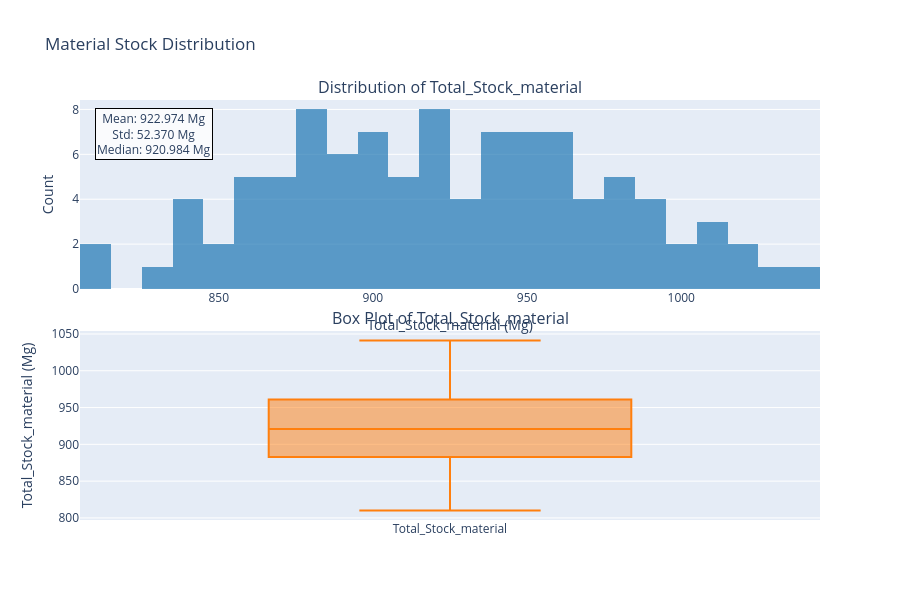
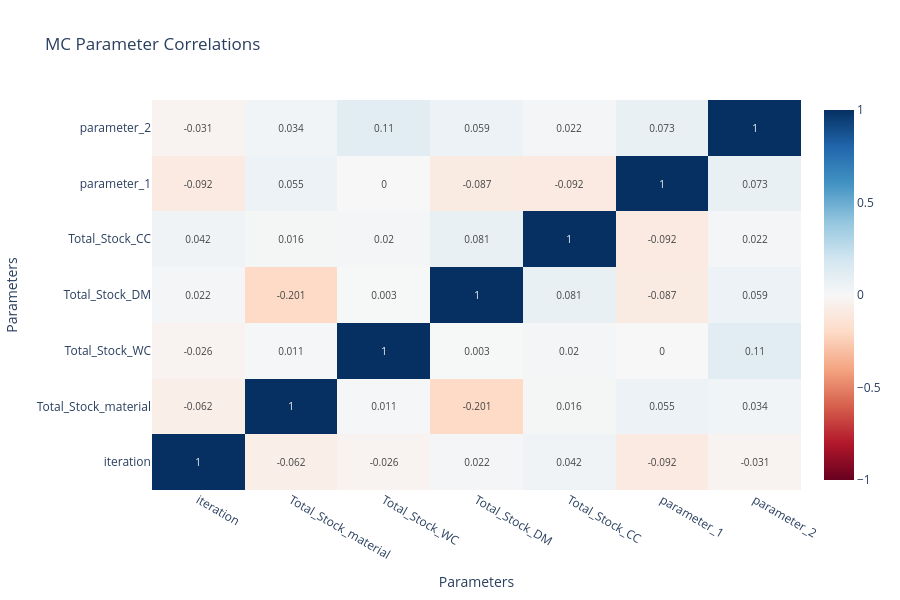
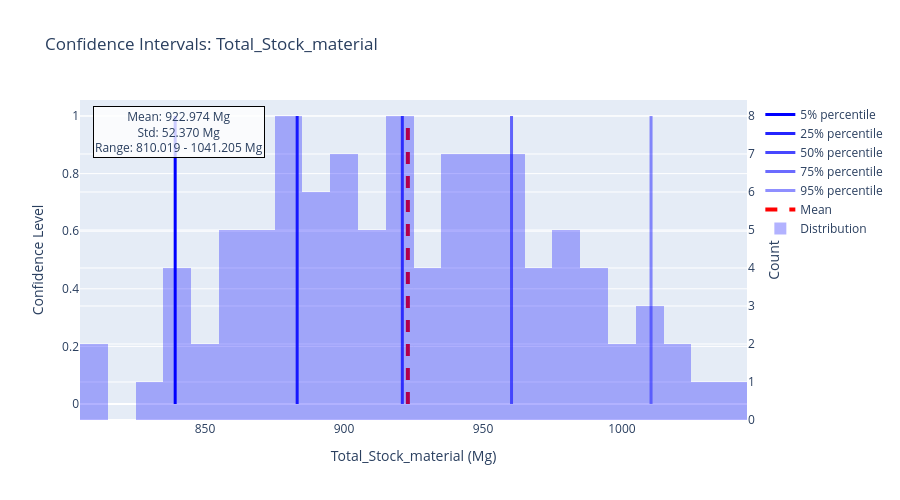

Here is the notebook cell these charts were saved with, in order:
### Code cell
# Individual MC plots
print("\n📊 Creating individual Monte Carlo plots...")
try:
    if has_mc and 'mc_results' in locals():
        # Individual MC plots using existing functions
        plotting.plot_mc_distribution(mc_results, 'Total_Stock_material', 'Mg', 'Material Stock Distribution')
        plotting.plot_mc_correlation_matrix(mc_results, title='MC Parameter Correlations')
        plotting.plot_mc_confidence_intervals(mc_results, 'Total_Stock_material', unit='Mg')
        print("✅ Individual Monte Carlo plots created")
        print("   📊 Distribution: Histogram and box plot analysis")
        print("   🔗 Correlation: Parameter relationship matrix")
        print("   📈 Confidence: Percentile-based uncertainty analysis")
    else:
        print("ℹ️ No MC results available for individual plots")
except Exception as e:
    print(f"⚠️ Could not create individual MC plots: {e}")

### Figure 1 — Plotly figure (JSON) as saved in the notebook; plotly's stock layout.template omitted (floating-point values rounded to 4 significant figures)
{"data": [{"marker": {"color": "#1f77b4"}, "name": "Distribution", "nbinsx": 30, "opacity": 0.7, "type": "histogram", "x": [1018.0, 928.5, 859.2, 932.0, 901.8, 947.7, 973.4, 936.8, 859.3, 977.5, 1041.0, 908.6, 860.7, 951.8, 868.8, 883.8, 877.3, 932.1, 959.5, 845.5, 866.5, 886.6, 985.0, 877.5, 874.0, 940.5, 905.2, 1028.0, 997.8, 974.5, 1011.0, 949.2, 962.7, 963.0, 968.2, 838.0, 937.6, 934.7, 977.0, 846.4, 895.4, 921.6, 890.8, 937.8, 879.0, 949.4, 893.9, 901.9, 891.6, 990.7, 954.0, 872.6, 839.3, 918.6, 864.4, 922.3, 810.0, 811.9, 980.2, 862.5, 870.2, 963.2, 958.5, 980.6, 904.9, 942.8, 969.0, 916.1, 991.2, 954.2, 959.0, 953.3, 991.8, 1007.0, 886.3, 916.2, 989.8, 905.4, 944.1, 893.6, 908.9, 883.6, 957.7, 906.6, 881.9, 876.5, 895.5, 920.4, 898.1, 1018.0, 942.5, 919.7, 844.7, 995.3, 879.2, 896.9, 923.1, 1010.0, 830.8, 836.2], "xaxis": "x", "yaxis": "y"}, {"boxpoints": "outliers", "marker": {"color": "#ff7f0e"}, "name": "Total_Stock_material", "type": "box", "xaxis": "x2", "y": [1018.0, 928.5, 859.2, 932.0, 901.8, 947.7, 973.4, 936.8, 859.3, 977.5, 1041.0, 908.6, 860.7, 951.8, 868.8, 883.8, 877.3, 932.1, 959.5, 845.5, 866.5, 886.6, 985.0, 877.5, 874.0, 940.5, 905.2, 1028.0, 997.8, 974.5, 1011.0, 949.2, 962.7, 963.0, 968.2, 838.0, 937.6, 934.7, 977.0, 846.4, 895.4, 921.6, 890.8, 937.8, 879.0, 949.4, 893.9, 901.9, 891.6, 990.7, 954.0, 872.6, 839.3, 918.6, 864.4, 922.3, 810.0, 811.9, 980.2, 862.5, 870.2, 963.2, 958.5, 980.6, 904.9, 942.8, 969.0, 916.1, 991.2, 954.2, 959.0, 953.3, 991.8, 1007.0, 886.3, 916.2, 989.8, 905.4, 944.1, 893.6, 908.9, 883.6, 957.7, 906.6, 881.9, 876.5, 895.5, 920.4, 898.1, 1018.0, 942.5, 919.7, 844.7, 995.3, 879.2, 896.9, 923.1, 1010.0, 830.8, 836.2], "yaxis": "y2"}], "layout": {"annotations": [{"font": {"size": 16}, "showarrow": false, "text": "Distribution of Total_Stock_material", "x": 0.5, "xanchor": "center", "xref": "paper", "y": 1, "yanchor": "bottom", "yref": "paper"}, {"font": {"size": 16}, "showarrow": false, "text": "Box Plot of Total_Stock_material", "x": 0.5, "xanchor": "center", "xref": "paper", "y": 0.45, "yanchor": "bottom", "yref": "paper"}, {"bgcolor": "rgba(255,255,255,0.8)", "bordercolor": "black", "borderwidth": 1, "showarrow": false, "text": "Mean: 922.974 Mg<br>Std: 52.370 Mg<br>Median: 920.984 Mg", "x": 0.02, "xref": "paper", "y": 0.98, "yref": "paper"}], "height": 600, "showlegend": false, "title": {"text": "Material Stock Distribution"}, "xaxis": {"anchor": "y", "domain": [0, 1], "title": {"text": "Total_Stock_material (Mg)"}}, "xaxis2": {"anchor": "y2", "domain": [0, 1]}, "yaxis": {"anchor": "x", "domain": [0.55, 1], "title": {"text": "Count"}}, "yaxis2": {"anchor": "x2", "domain": [0, 0.45], "title": {"text": "Total_Stock_material (Mg)"}}}}

### Figure 2 — Plotly figure (JSON) as saved in the notebook; plotly's stock layout.template omitted (floating-point values rounded to 4 significant figures)
{"data": [{"colorscale": [[0, "rgb(103,0,31)"], [0.1, "rgb(178,24,43)"], [0.2, "rgb(214,96,77)"], [0.3, "rgb(244,165,130)"], [0.4, "rgb(253,219,199)"], [0.5, "rgb(247,247,247)"], [0.6, "rgb(209,229,240)"], [0.7, "rgb(146,197,222)"], [0.8, "rgb(67,147,195)"], [0.9, "rgb(33,102,172)"], [1, "rgb(5,48,97)"]], "hoverongaps": false, "text": [[1, -0.062, -0.026, 0.022, 0.042, -0.092, -0.031], [-0.062, 1, 0.011, -0.201, 0.016, 0.055, 0.034], [-0.026, 0.011, 1, 0.003, 0.02, 0, 0.11], [0.022, -0.201, 0.003, 1, 0.081, -0.087, 0.059], [0.042, 0.016, 0.02, 0.081, 1, -0.092, 0.022], [-0.092, 0.055, 0, -0.087, -0.092, 1, 0.073], [-0.031, 0.034, 0.11, 0.059, 0.022, 0.073, 1]], "textfont": {"size": 10}, "texttemplate": "%{text}", "type": "heatmap", "x": ["iteration", "Total_Stock_material", "Total_Stock_WC", "Total_Stock_DM", "Total_Stock_CC", "parameter_1", "parameter_2"], "y": ["iteration", "Total_Stock_material", "Total_Stock_WC", "Total_Stock_DM", "Total_Stock_CC", "parameter_1", "parameter_2"], "z": [[1, -0.06209, -0.02615, 0.02226, 0.04226, -0.0917, -0.03075], [-0.06209, 1, 0.01135, -0.2013, 0.01599, 0.05535, 0.03436], [-0.02615, 0.01135, 1, 0.002808, 0.0196, 0.00022, 0.1101], [0.02226, -0.2013, 0.002808, 1, 0.08065, -0.08674, 0.05864], [0.04226, 0.01599, 0.0196, 0.08065, 1, -0.09246, 0.0218], [-0.0917, 0.05535, 0.00022, -0.08674, -0.09246, 1, 0.07298], [-0.03075, 0.03436, 0.1101, 0.05864, 0.0218, 0.07298, 1]], "zmid": 0}], "layout": {"height": 600, "title": {"text": "MC Parameter Correlations"}, "xaxis": {"title": {"text": "Parameters"}}, "yaxis": {"title": {"text": "Parameters"}}}}

### Figure 3 — Plotly figure (JSON) as saved in the notebook; plotly's stock layout.template omitted (floating-point values rounded to 4 significant figures)
{"data": [{"line": {"color": "rgba(0,0,255,1.0)", "width": 3}, "mode": "lines", "name": "5% percentile", "showlegend": true, "type": "scatter", "x": [839.2, 839.2], "y": [0, 1]}, {"line": {"color": "rgba(0,0,255,0.86)", "width": 3}, "mode": "lines", "name": "25% percentile", "showlegend": true, "type": "scatter", "x": [883.1, 883.1], "y": [0, 1]}, {"line": {"color": "rgba(0,0,255,0.72)", "width": 3}, "mode": "lines", "name": "50% percentile", "showlegend": true, "type": "scatter", "x": [921.0, 921.0], "y": [0, 1]}, {"line": {"color": "rgba(0,0,255,0.5800000000000001)", "width": 3}, "mode": "lines", "name": "75% percentile", "showlegend": true, "type": "scatter", "x": [960.3, 960.3], "y": [0, 1]}, {"line": {"color": "rgba(0,0,255,0.44000000000000006)", "width": 3}, "mode": "lines", "name": "95% percentile", "showlegend": true, "type": "scatter", "x": [1010.0, 1010.0], "y": [0, 1]}, {"line": {"color": "red", "dash": "dash", "width": 4}, "mode": "lines", "name": "Mean", "showlegend": true, "type": "scatter", "x": [923.0, 923.0], "y": [0, 1]}, {"marker": {"color": "rgba(0,0,255,0.3)"}, "name": "Distribution", "nbinsx": 30, "type": "histogram", "x": [1018.0, 928.5, 859.2, 932.0, 901.8, 947.7, 973.4, 936.8, 859.3, 977.5, 1041.0, 908.6, 860.7, 951.8, 868.8, 883.8, 877.3, 932.1, 959.5, 845.5, 866.5, 886.6, 985.0, 877.5, 874.0, 940.5, 905.2, 1028.0, 997.8, 974.5, 1011.0, 949.2, 962.7, 963.0, 968.2, 838.0, 937.6, 934.7, 977.0, 846.4, 895.4, 921.6, 890.8, 937.8, 879.0, 949.4, 893.9, 901.9, 891.6, 990.7, 954.0, 872.6, 839.3, 918.6, 864.4, 922.3, 810.0, 811.9, 980.2, 862.5, 870.2, 963.2, 958.5, 980.6, 904.9, 942.8, 969.0, 916.1, 991.2, 954.2, 959.0, 953.3, 991.8, 1007.0, 886.3, 916.2, 989.8, 905.4, 944.1, 893.6, 908.9, 883.6, 957.7, 906.6, 881.9, 876.5, 895.5, 920.4, 898.1, 1018.0, 942.5, 919.7, 844.7, 995.3, 879.2, 896.9, 923.1, 1010.0, 830.8, 836.2], "yaxis": "y2"}], "layout": {"annotations": [{"bgcolor": "rgba(255,255,255,0.8)", "bordercolor": "black", "borderwidth": 1, "showarrow": false, "text": "Mean: 922.974 Mg<br>Std: 52.370 Mg<br>Range: 810.019 - 1041.205 Mg", "x": 0.02, "xref": "paper", "y": 0.98, "yref": "paper"}], "height": 500, "title": {"text": "Confidence Intervals: Total_Stock_material"}, "xaxis": {"title": {"text": "Total_Stock_material (Mg)"}}, "yaxis": {"title": {"text": "Confidence Level"}}, "yaxis2": {"overlaying": "y", "side": "right", "title": {"text": "Count"}}}}
